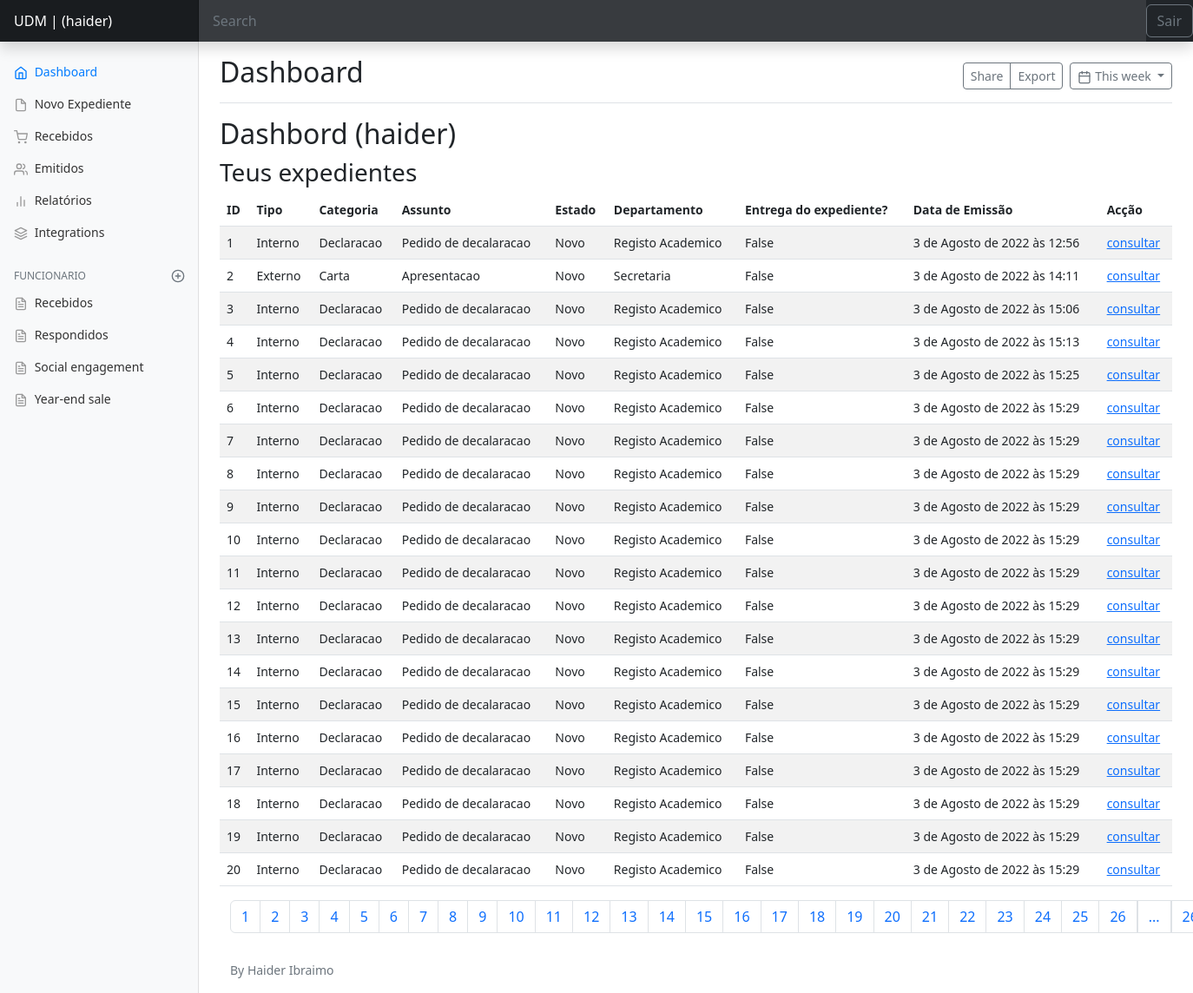
Page /authors/dashbord/expedient/emitidos (signed in) on the committed database.
### expedient/models.py (models this page shows, shortened)
class Expedient(models.Model):
    numero_Ex = models.IntegerField()
    tipo = models.CharField(max_length=50)
    departamento = models.CharField(max_length=100)
    categoria = models.CharField(max_length=100)
    assunto = models.CharField(max_length=150, null=False, )
    prioridade = models.CharField(max_length=20)
    confidencial = models.BooleanField(default=False)
    descricao = models.TextField(null=True, )
    estado = models.CharField(max_length=20)
    anexo = models.FileField(upload_to ='expedient/uploads/%Y/%m/%d/', null=True,)
    data_emissao = models.DateTimeField(auto_now_add=True)
    data_recepcao = models.DateTimeField(auto_now=True)
    recebido = models.BooleanField(default=False)
    slug = models.SlugField()
    departamento = models.ForeignKey(Departamento, on_delete=models.SET_NULL, null=True, default=None)
    usuario = models.ForeignKey(User, on_delete=models.SET_NULL, null=True)

class Departamento(models.Model):
    nome = models.CharField(max_length=65)
    def __str__(self):
        return self.nome

### authors/views.py (the view)
# urls.py: path('dashbord/expedient/emitidos', views.dashbord_expedient_emitidos, name='dashbord_expedient_emitidos'),
@login_required(login_url='authors:login', redirect_field_name='next')
def dashbord_expedient_emitidos(request):
    expedients = Expedient.objects.filter(recebido=False,
                                         usuario=request.user,
                                         )
    page_obj, pagination_range = make_pagination(request, expedients, PER_PAGES)
    return render(request,
                  'authors/pages/dashbord_emitidos.html',context={
        'expedients': page_obj,
        'pagination_range': pagination_range,
    }
                  )

### utils/expedient/pagination.py (called while the page is built)
def make_pagination(request, queryset, per_page, qty_pages=4):
    try:
        current_page = int(request.GET.get('page', 1))
    except ValueError:
        current_page = 1
    paginator = Paginator(queryset, per_page)
    page_obj = paginator.get_page(current_page)
    pagination_range = make_pagination_range(
        paginator.page_range,
        qty_pages,
        current_page
    )
    return page_obj, pagination_range

### authors/templates/authors/pages/dashbord_emitidos.html (shortened to what this page needs)
{% extends 'global/base.html' %}
{% block content %}
<h2>Dashbord  ({{ user }}) </h2>
  <H3>Teus expedientes</H3>
  <table class="table table-striped table-hover">
    <thead>
     <tr>
        <th>ID</th>
        <th>Tipo</th>
        <th>Categoria</th>
        <th>Assunto</th>
        <th>Estado</th>
        <th>Departamento</th>
        <th>Entrega do expediente?</th>
        <th>Data de Emissão</th>
        <th>Acção</th>
     </tr>
      </thead>
    {% for expedient in expedients %}
    <tr>
        <td> {{ expedient.id }} </td>
        <td>{{ expedient.tipo }}</td>
        <td>{{ expedient.categoria }}</td>
        <td>{{ expedient.assunto }}</td>
        <td>{{ expedient.estado }}</td>
        <td>{{ expedient.departamento }}</td>
        <td>{{ expedient.recebido }}</td>
        <td>{{ expedient.data_emissao }}</td>
        <td> <a href="{% url 'authors:dashbord_expedient_detail' expedient.id %}">consultar</a> </td>
     </tr>
    {% empty %}
      <li>
        <p>Não tens nenhum expediente emitido, crie um.</p>
      </li>
    {% endfor %}
</table>
{% endblock content %}

### expedient/templates/expedient/partials/header.html (shortened to what this page needs)
{% if request.user.is_authenticated %}
<header class="navbar navbar-dark sticky-top bg-dark flex-md-nowrap p-0 shadow">
    <a class="navbar-brand col-md-3 col-lg-2 me-0 px-3 fs-6" href="#">UDM  | ({{ request.user.username }}) </a>
    <input class="form-control form-control-dark w-100 rounded-0 border-0" type="text" placeholder="Search" aria-label="Search">
    <div class="navbar-nav">
      <div class="nav-item text-nowrap">
        <form action="{% url 'authors:logout' %}" method="POST">
          <button class="btn btn-outline-secondary" type="submit"> Sair</button>
      </form>
      </div>
    </div>
  </header>
  <div class="container-fluid">
    <div class="row">
      <nav id="sidebarMenu" class="col-md-3 col-lg-2 d-md-block bg-light sidebar collapse">
        <div class="position-sticky pt-3 sidebar-sticky">
          <ul class="nav flex-column">
            <li class="nav-item">
              <a class="nav-link active" aria-current="page" href="#">
                <span data-feather="home" class="align-text-bottom"></span>
                Dashboard
              </a>
            </li>
            <li class="nav-item">
              <a class="nav-link" href="{% url 'authors:dashbord_expedient_new' %}">
                <span data-feather="file" class="align-text-bottom"></span>
                Novo Expediente
              </a>
            </li>
            <li class="nav-item">
              <a class="nav-link" href="{% url 'authors:dashbord_expedient_recebidos' %}">
                <span data-feather="shopping-cart" class="align-text-bottom"></span>
                Recebidos
              </a>
            </li>
            <li class="nav-item">
              <a class="nav-link" href="{% url 'authors:dashbord_expedient_emitidos' %}">
                <span data-feather="users" class="align-text-bottom"></span>
                Emitidos
              </a>
            </li>
            <li class="nav-item">
              <a class="nav-link" href="#">
                <span data-feather="bar-chart-2" class="align-text-bottom"></span>
                Relatórios
              </a>
            </li>
            <li class="nav-item">
              <a class="nav-link" href="#">
                <span data-feather="layers" class="align-text-bottom"></span>
                Integrations
              </a>
            </li>
          </ul>
          <h6 class="sidebar-heading d-flex justify-content-between align-items-center px-3 mt-4 mb-1 text-muted text-uppercase">
            <span>Funcionario</span>
            <a class="link-secondary" href="#" aria-label="Add a new report">
              <span data-feather="plus-circle" class="align-text-bottom"></span>
            </a>
          </h6>
          <ul class="nav flex-column mb-2">
            <li class="nav-item">
              <a class="nav-link" href="{% url 'authors:dashbord_expedient_recebidos_funcionario'  %}">
                <span data-feather="file-text" class="align-text-bottom"></span>
                Recebidos
              </a>
            </li>
            <li class="nav-item">
              <a class="nav-link" href="{% url 'authors:dashbord_expedient_respondidos_funcionario'  %}">
                <span data-feather="file-text" class="align-text-bottom"></span>
                Respondidos
              </a>
            </li>
            <li class="nav-item">
              <a class="nav-link" href="#">
                <span data-feather="file-text" class="align-text-bottom"></span>
                Social engagement
              </a>
            </li>
            <li class="nav-item">
              <a class="nav-link" href="#">
                <span data-feather="file-text" class="align-text-bottom"></span>
                Year-end sale
              </a>
            </li>
          </ul>
        </div>
      </nav>
      <main class="col-md-9 ms-sm-auto col-lg-10 px-md-4">
        <div class="d-flex justify-content-between flex-wrap flex-md-nowrap align-items-center pt-3 pb-2 mb-3 border-bottom">
          <h1 class="h2">Dashboard</h1>
          <div class="btn-toolbar mb-2 mb-md-0">
            <div class="btn-group me-2">
              <button type="button" class="btn btn-sm btn-outline-secondary">Share</button>
              <button type="button" class="btn btn-sm btn-outline-secondary">Export</button>
            </div>
            <button type="button" class="btn btn-sm btn-outline-secondary dropdown-toggle">
              <span data-feather="calendar" class="align-text-bottom"></span>
              This week
            </button>
          </div>
        </div>
{% endif %}

### base_static/expedient/css/dashboard.css (style rules this page uses)
body { font-size: .875rem; }
.feather { width: 16px; height: 16px; vertical-align: text-bottom; }
.sidebar { position: fixed; top: 0; bottom: 0; left: 0; z-index: 100; padding: 0; box-shadow: inset -1px 0 0 rgba(0, 0, 0, .1); }
.sidebar-sticky { position: -webkit-sticky; position: sticky; top: 48px; height: calc(100vh - 48px); padding-top: .5rem; overflow-x: hidden; overflow-y: auto; }
.sidebar .nav-link { font-weight: 500; color: #333; }
.sidebar .nav-link .feather { margin-right: 4px; color: #999; }
.sidebar .nav-link.active { color: #007bff; }
.sidebar .nav-link:hover .feather, .sidebar .nav-link.active .feather { color: inherit; }
.sidebar-heading { font-size: .75rem; text-transform: uppercase; }
.navbar-brand { padding-top: .75rem; padding-bottom: .75rem; font-size: 1rem; background-color: rgba(0, 0, 0, .25); box-shadow: inset -1px 0 0 rgba(0, 0, 0, .25); }
.navbar .form-control { padding: .75rem 1rem; border-width: 0; border-radius: 0; }
.form-control-dark { color: #fff; background-color: rgba(255, 255, 255, .1); border-color: rgba(255, 255, 255, .1); }
.border-bottom { border-bottom: 1px solid #e5e5e5; }

### rows in the picture
Expedient: id "1", tipo "Interno", categoria "Declaracao", assunto "Pedido de decalaracao", estado "Novo", departamento "Registo Academico", recebido "False", data_emissao "3 de Agosto de 2022 às 12:56"
Expedient: id "2", tipo "Externo", categoria "Carta", assunto "Apresentacao", estado "Novo", departamento "Secretaria", recebido "False", data_emissao "3 de Agosto de 2022 às 14:11"
Expedient: id "3", tipo "Interno", categoria "Declaracao", assunto "Pedido de decalaracao", estado "Novo", departamento "Registo Academico", recebido "False", data_emissao "3 de Agosto de 2022 às 15:06"
Expedient: id "4", tipo "Interno", categoria "Declaracao", assunto "Pedido de decalaracao", estado "Novo", departamento "Registo Academico", recebido "False", data_emissao "3 de Agosto de 2022 às 15:13"
Expedient: id "5", tipo "Interno", categoria "Declaracao", assunto "Pedido de decalaracao", estado "Novo", departamento "Registo Academico", recebido "False", data_emissao "3 de Agosto de 2022 às 15:25"
Expedient: id "6", tipo "Interno", categoria "Declaracao", assunto "Pedido de decalaracao", estado "Novo", departamento "Registo Academico", recebido "False", data_emissao "3 de Agosto de 2022 às 15:29"
Expedient: id "7", tipo "Interno", categoria "Declaracao", assunto "Pedido de decalaracao", estado "Novo", departamento "Registo Academico", recebido "False", data_emissao "3 de Agosto de 2022 às 15:29"
Expedient: id "8", tipo "Interno", categoria "Declaracao", assunto "Pedido de decalaracao", estado "Novo", departamento "Registo Academico", recebido "False", data_emissao "3 de Agosto de 2022 às 15:29"
Expedient: id "9", tipo "Interno", categoria "Declaracao", assunto "Pedido de decalaracao", estado "Novo", departamento "Registo Academico", recebido "False", data_emissao "3 de Agosto de 2022 às 15:29"
Expedient: id "10", tipo "Interno", categoria "Declaracao", assunto "Pedido de decalaracao", estado "Novo", departamento "Registo Academico", recebido "False", data_emissao "3 de Agosto de 2022 às 15:29"
Expedient: id "11", tipo "Interno", categoria "Declaracao", assunto "Pedido de decalaracao", estado "Novo", departamento "Registo Academico", recebido "False", data_emissao "3 de Agosto de 2022 às 15:29"
Expedient: id "12", tipo "Interno", categoria "Declaracao", assunto "Pedido de decalaracao", estado "Novo", departamento "Registo Academico", recebido "False", data_emissao "3 de Agosto de 2022 às 15:29"
Expedient: id "13", tipo "Interno", categoria "Declaracao", assunto "Pedido de decalaracao", estado "Novo", departamento "Registo Academico", recebido "False", data_emissao "3 de Agosto de 2022 às 15:29"
Expedient: id "14", tipo "Interno", categoria "Declaracao", assunto "Pedido de decalaracao", estado "Novo", departamento "Registo Academico", recebido "False", data_emissao "3 de Agosto de 2022 às 15:29"
Expedient: id "15", tipo "Interno", categoria "Declaracao", assunto "Pedido de decalaracao", estado "Novo", departamento "Registo Academico", recebido "False", data_emissao "3 de Agosto de 2022 às 15:29"
Expedient: id "16", tipo "Interno", categoria "Declaracao", assunto "Pedido de decalaracao", estado "Novo", departamento "Registo Academico", recebido "False", data_emissao "3 de Agosto de 2022 às 15:29"
Expedient: id "17", tipo "Interno", categoria "Declaracao", assunto "Pedido de decalaracao", estado "Novo", departamento "Registo Academico", recebido "False", data_emissao "3 de Agosto de 2022 às 15:29"
Expedient: id "18", tipo "Interno", categoria "Declaracao", assunto "Pedido de decalaracao", estado "Novo", departamento "Registo Academico", recebido "False", data_emissao "3 de Agosto de 2022 às 15:29"
Expedient: id "19", tipo "Interno", categoria "Declaracao", assunto "Pedido de decalaracao", estado "Novo", departamento "Registo Academico", recebido "False", data_emissao "3 de Agosto de 2022 às 15:29"
Expedient: id "20", tipo "Interno", categoria "Declaracao", assunto "Pedido de decalaracao", estado "Novo", departamento "Registo Academico", recebido "False", data_emissao "3 de Agosto de 2022 às 15:29"

### other values in the picture
{{ request.user.username }} "haider"
{{ user }} "haider"
{{ page }} "1"
{{ page }} "2" "3" "4" "5" "6" "7" "8" "9" "10" "11" "12" "13" "14" "15" "16" "17" "18" "19" "20" "21" "22" "23" "24" "25" "26"
